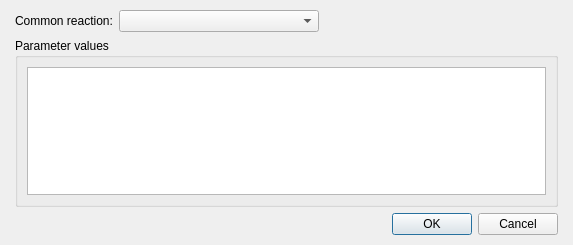
<?xml version="1.0" encoding="UTF-8"?>
<ui version="4.0">
 <class>DialogCommandCallACommonReaction</class>
 <widget class="QDialog" name="DialogCommandCallACommonReaction">
  <property name="geometry">
   <rect>
    <x>0</x>
    <y>0</y>
    <width>573</width>
    <height>245</height>
   </rect>
  </property>
  <property name="windowTitle">
   <string>Call a common reaction...</string>
  </property>
  <layout class="QGridLayout" name="gridLayout">
   <property name="leftMargin">
    <number>15</number>
   </property>
   <property name="topMargin">
    <number>10</number>
   </property>
   <property name="rightMargin">
    <number>15</number>
   </property>
   <property name="bottomMargin">
    <number>10</number>
   </property>
   <item row="0" column="0">
    <layout class="QVBoxLayout" name="verticalLayout_2">
     <item>
      <layout class="QVBoxLayout" name="verticalLayout" stretch="0,1">
       <item>
        <layout class="QHBoxLayout" name="horizontalLayout" stretch="0,0,1">
         <item>
          <widget class="QLabel" name="labelCommonReaction">
           <property name="text">
            <string>Common reaction:</string>
           </property>
          </widget>
         </item>
         <item>
          <widget class="QComboBox" name="comboBoxCommonReaction">
           <property name="minimumSize">
            <size>
             <width>200</width>
             <height>0</height>
            </size>
           </property>
           <property name="maximumSize">
            <size>
             <width>200</width>
             <height>16777215</height>
            </size>
           </property>
          </widget>
         </item>
         <item>
          <spacer name="horizontalSpacer">
           <property name="orientation">
            <enum>Qt::Horizontal</enum>
           </property>
           <property name="sizeHint" stdset="0">
            <size>
             <width>40</width>
             <height>20</height>
            </size>
           </property>
          </spacer>
         </item>
        </layout>
       </item>
       <item>
        <widget class="QGroupBox" name="groupBoxParameterValues">
         <property name="title">
          <string>Parameter values</string>
         </property>
         <layout class="QGridLayout" name="gridLayout_2">
          <item row="0" column="0">
           <widget class="WidgetSuperTree" name="treeViewParameters"/>
          </item>
         </layout>
        </widget>
       </item>
      </layout>
     </item>
     <item>
      <widget class="QDialogButtonBox" name="buttonBox">
       <property name="orientation">
        <enum>Qt::Horizontal</enum>
       </property>
       <property name="standardButtons">
        <set>QDialogButtonBox::Cancel|QDialogButtonBox::Ok</set>
       </property>
      </widget>
     </item>
    </layout>
   </item>
  </layout>
 </widget>
 <customwidgets>
  <customwidget>
   <class>WidgetSuperTree</class>
   <extends>QTreeView</extends>
   <header>widgetsupertree.h</header>
  </customwidget>
 </customwidgets>
 <resources/>
 <connections>
  <connection>
   <sender>buttonBox</sender>
   <signal>accepted()</signal>
   <receiver>DialogCommandCallACommonReaction</receiver>
   <slot>accept()</slot>
   <hints>
    <hint type="sourcelabel">
     <x>248</x>
     <y>254</y>
    </hint>
    <hint type="destinationlabel">
     <x>157</x>
     <y>274</y>
    </hint>
   </hints>
  </connection>
  <connection>
   <sender>buttonBox</sender>
   <signal>rejected()</signal>
   <receiver>DialogCommandCallACommonReaction</receiver>
   <slot>reject()</slot>
   <hints>
    <hint type="sourcelabel">
     <x>316</x>
     <y>260</y>
    </hint>
    <hint type="destinationlabel">
     <x>286</x>
     <y>274</y>
    </hint>
   </hints>
  </connection>
 </connections>
</ui>
